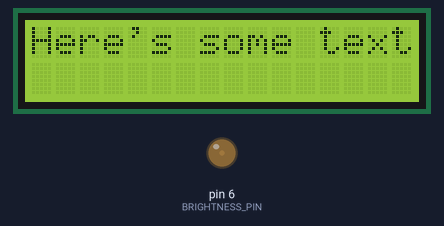
This sketch was run on a simulated Arduino Uno, built with avr-gcc and run on an emulated ATmega328P. Shown: 16×2 character LCD, output pins drawn as LEDs (lit = HIGH).

Above: at 0.22 s.
At 8.34 s:
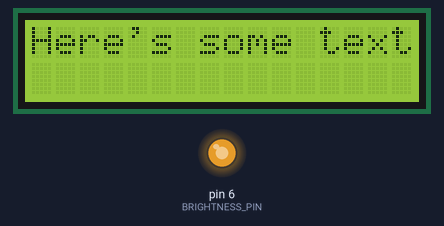
At 19.75 s:
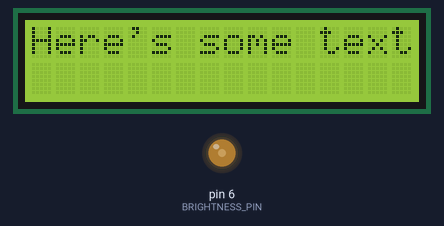
At 39.58 s:
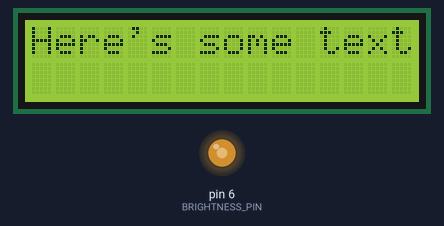
Timing chart, 0 to 40.0 s (numbered marks = the images above):
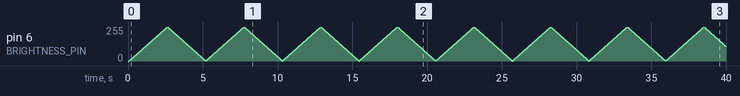

The sketch:

sketch_01_10_2019_LCD_I2C_backlight_regulation.ino
```cpp
#include <LiquidCrystal_I2C.h>

#define BRIGHTNESS_PIN      6   // Must be a PWM pin

LiquidCrystal_I2C lcd(0x27, 2, 1, 0, 4, 5, 6, 7, 3, POSITIVE);

byte brightness = 0;
bool sense = 1;

void setup() {
  lcd.begin(16, 2);
  lcd.setCursor(0, 0);
  lcd.print("Here's some text");
}

void loop() {
  analogWrite(BRIGHTNESS_PIN, brightness);
  delay(10);

  if(sense) {
    if(brightness < 255) {
        brightness++;
    } else {
        sense = 0;
    }
  } else {
    if(brightness > 0) {
        brightness--;
    } else {
        sense = 1;
    }
  }
}
```
